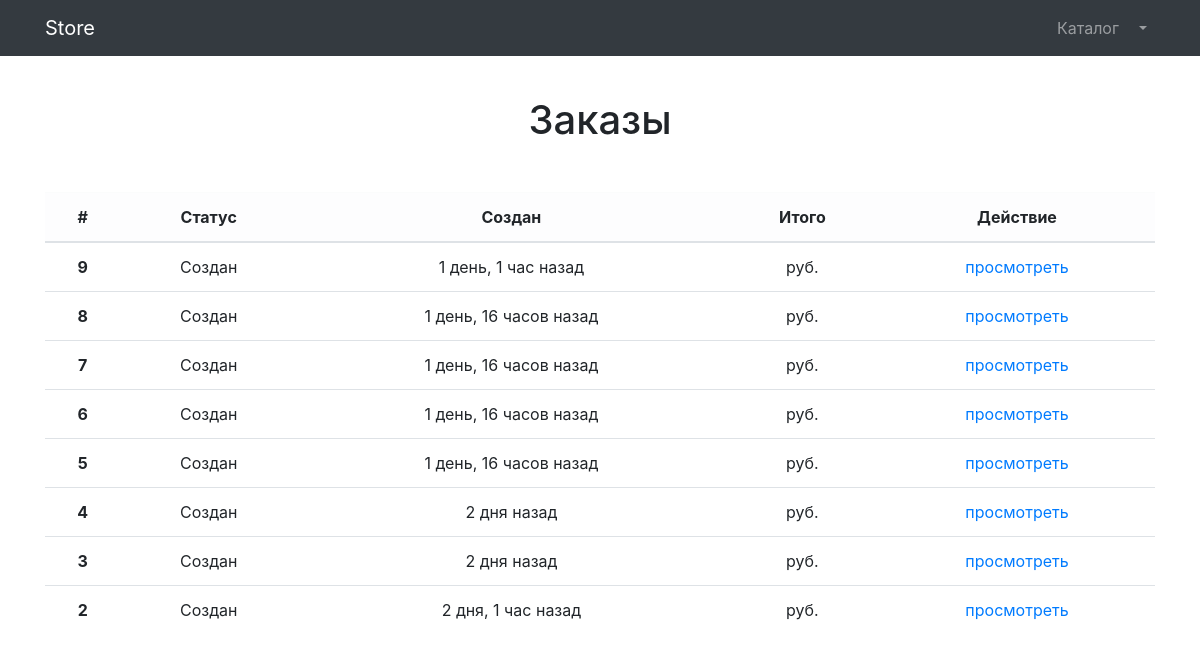
/orders/ (signed in), run on an earlier commit of the app's database.
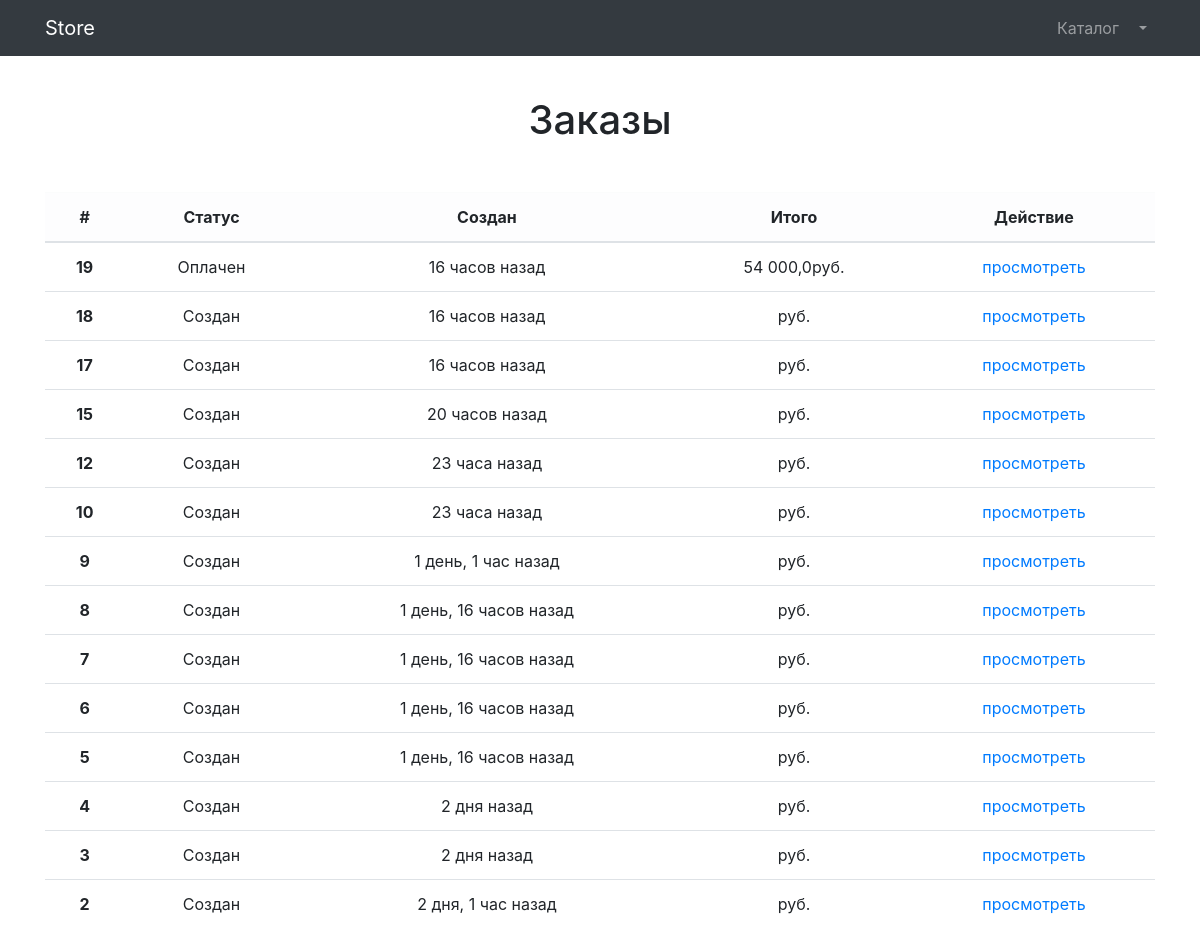
And on a later commit of the database.
### orders/models.py (models this page shows, shortened)
class Order(models.Model):
    CREATED = 0
    PAID = 1
    ON_WAY = 2
    DELIVERED = 3
    STATUSES = (
        (CREATED, 'Создан'),
        (PAID, 'Оплачен'),
        (ON_WAY, 'В пути'),
        (DELIVERED, 'Доставлен'),
    )
    first_name = models.CharField(max_length=64)
    last_name = models.CharField(max_length=64)
    email = models.EmailField(max_length=256)
    address = models.CharField(max_length=256)
    basket_history = models.JSONField(default=dict)
    created = models.DateTimeField(auto_now_add=True)
    status = models.SmallIntegerField(default=CREATED, choices=STATUSES)
    initiator = models.ForeignKey(to=User, on_delete=models.CASCADE)

### orders/views.py (the view)
# urls.py: path('', OrderListView.as_view(), name='orders_list'),
class OrderListView(TitleMixin, ListView):
    template_name = 'orders/orders.html'
    title = 'Store - Заказы'
    queryset = Order.objects.all()
    ordering = ('-created')
    def get_queryset(self):
        queryset = super(OrderListView, self).get_queryset()
        return queryset.filter(initiator=self.request.user)

### common/views.py (called while the page is built)
    def get_context_data(self, **kwargs):
        context = super(TitleMixin, self).get_context_data(**kwargs)
        context['title'] = self.title
        return context

### products/context_processors.py (called while the page is built)
def baskets(request):
    user = request.user
    return {'baskets': Basket.objects.filter(user=user) if user.is_authenticated else []}

### orders/templates/orders/orders.html
{% extends 'products/base.html' %}
{% load humanize %}
{% block content %}
    <section>
    <div class="container pt-5">
        <div class="text-center mt-5">
            <h1>Заказы</h1>
            <div class="orders mt-5">
                <table class="table">
                    <thead>
                    <tr class="table-light">
                        <th scope="col">#</th>
                        <th scope="col">Статус</th>
                        <th scope="col">Создан</th>
                        <th scope="col">Итого</th>
                        <th scope="col">Действие</th>
                    </tr>
                    </thead>
                    <tbody>
                    {% for order in object_list %}
                        <tr>
                        <th scope="row">{{ order.id }}</th>
                        <td>{{ order.get_status_display }}</td>
                        <td>{{ order.created|naturaltime }}</td>
                        <td>{{ order.basket_history.total_sum|intcomma }}руб.</td>
                        <td>
                            <a href="order.html">просмотреть</a>
                        </td>
                    </tr>
                    {% endfor %}
                    </tbody>
                </table>
            </div>
        </div>
    </div>
    </section>
{% endblock %}

What changed in the data, as far as the page shows it:
added Order: id "19", status "Оплачен", created "16 часов назад", basket_history.total_sum "54 000,0"
added Order: id "18", status "Создан", created "16 часов назад"
added Order: id "17", status "Создан", created "16 часов назад"
added Order: id "15", status "Создан", created "20 часов назад"
added Order: id "12", status "Создан", created "23 часа назад"
added Order: id "10", status "Создан", created "23 часа назад"
